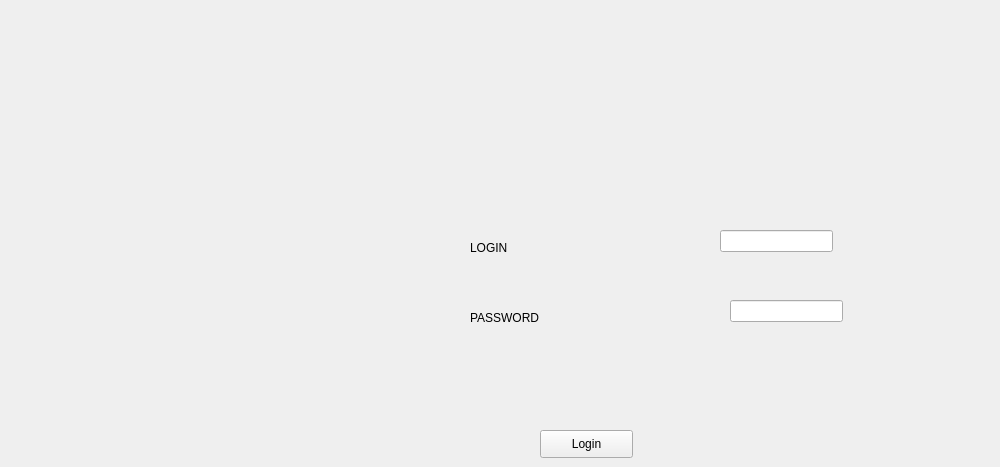
    <widget class="QWidget" name="page_9">
     <widget class="QLabel" name="label_76">
      <property name="geometry">
       <rect>
        <x>470</x>
        <y>240</y>
        <width>181</width>
        <height>16</height>
       </rect>
      </property>
      <property name="text">
       <string>LOGIN</string>
      </property>
     </widget>
     <widget class="QLabel" name="label_77">
      <property name="geometry">
       <rect>
        <x>780</x>
        <y>230</y>
        <width>211</width>
        <height>16</height>
       </rect>
      </property>
      <property name="text">
       <string/>
      </property>
     </widget>
     <widget class="QLabel" name="label_78">
      <property name="geometry">
       <rect>
        <x>470</x>
        <y>310</y>
        <width>201</width>
        <height>16</height>
       </rect>
      </property>
      <property name="text">
       <string>PASSWORD</string>
      </property>
     </widget>
     <widget class="QLineEdit" name="lineEdit_login">
      <property name="geometry">
       <rect>
        <x>720</x>
        <y>230</y>
        <width>113</width>
        <height>22</height>
       </rect>
      </property>
     </widget>
     <widget class="QLineEdit" name="lineEdit_password">
      <property name="geometry">
       <rect>
        <x>730</x>
        <y>300</y>
        <width>113</width>
        <height>22</height>
       </rect>
      </property>
     </widget>
     <widget class="QPushButton" name="pushButton_login">
      <property name="geometry">
       <rect>
        <x>540</x>
        <y>430</y>
        <width>93</width>
        <height>28</height>
       </rect>
      </property>
      <property name="text">
       <string>Login</string>
      </property>
     </widget>
    </widget>
